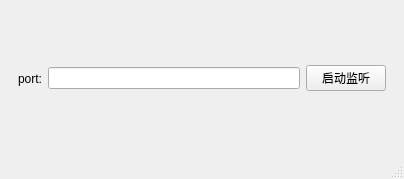
<?xml version="1.0" encoding="UTF-8"?>
<ui version="4.0">
 <class>MainWindow</class>
 <widget class="QMainWindow" name="MainWindow">
  <property name="geometry">
   <rect>
    <x>0</x>
    <y>0</y>
    <width>404</width>
    <height>179</height>
   </rect>
  </property>
  <property name="windowTitle">
   <string>MainWindow</string>
  </property>
  <widget class="QWidget" name="centralwidget">
   <layout class="QVBoxLayout" name="verticalLayout">
    <item>
     <widget class="QWidget" name="widget" native="true">
      <layout class="QHBoxLayout" name="horizontalLayout">
       <item>
        <widget class="QLabel" name="label">
         <property name="text">
          <string>port:</string>
         </property>
        </widget>
       </item>
       <item>
        <widget class="QLineEdit" name="port"/>
       </item>
       <item>
        <widget class="QPushButton" name="setListen">
         <property name="text">
          <string>启动监听</string>
         </property>
        </widget>
       </item>
      </layout>
     </widget>
    </item>
   </layout>
  </widget>
  <widget class="QMenuBar" name="menubar">
   <property name="geometry">
    <rect>
     <x>0</x>
     <y>0</y>
     <width>404</width>
     <height>22</height>
    </rect>
   </property>
  </widget>
  <widget class="QStatusBar" name="statusbar"/>
 </widget>
 <resources/>
 <connections/>
</ui>
